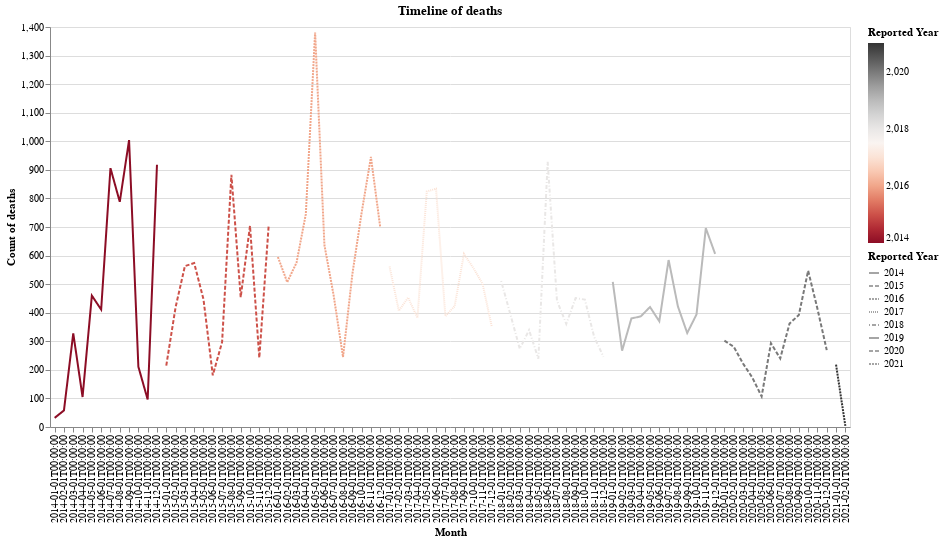

Notebook code for this chart:
### Code cell
source = tmp.to_dataframe()

chart = alt.Chart(source).mark_line().encode(
    x=alt.X('Time-Month-Year:O', axis=alt.Axis(title='Month')),
    y=alt.Y("Sum of Total Dead and Missing:Q",axis=alt.Axis(title='Count of deaths')),
    color = alt.Color('Reported Year', scale=alt.Scale(scheme = 'redgrey')),
    strokeDash='Reported Year:O'
).properties(height=400, width = 800, title="Timeline of deaths")



chart

### Figure 1 — Vega-Lite specification as saved in the notebook (floating-point values rounded to 4 significant figures)
{"config": {"view": {"continuousWidth": 400, "continuousHeight": 300}}, "data": {"name": "data-57257a40a497f380a5b9ef24b95b540c"}, "mark": "line", "encoding": {"color": {"type": "quantitative", "field": "Reported Year", "scale": {"scheme": "redgrey"}}, "strokeDash": {"type": "ordinal", "field": "Reported Year"}, "x": {"type": "ordinal", "axis": {"title": "Month"}, "field": "Time-Month-Year"}, "y": {"type": "quantitative", "axis": {"title": "Count of deaths"}, "field": "Sum of Total Dead and Missing"}}, "height": 400, "title": "Timeline of deaths", "width": 800, "$schema": "https://vega.github.io/schema/vega-lite/v4.8.1.json", "datasets": {"data-57257a40a497f380a5b9ef24b95b540c": [{"Reported Month": "Jan", "Reported Year": 2014, "Reported-Month-Year": "Jan-2014", "Sum of Total Dead and Missing": 32, "Time-Month-Year": "2014-01-01T00:00:00"}, {"Reported Month": "Feb", "Reported Year": 2014, "Reported-Month-Year": "Feb-2014", "Sum of Total Dead and Missing": 58, "Time-Month-Year": "2014-02-01T00:00:00"}, {"Reported Month": "Mar", "Reported Year": 2014, "Reported-Month-Year": "Mar-2014", "Sum of Total Dead and Missing": 328, "Time-Month-Year": "2014-03-01T00:00:00"}, {"Reported Month": "Apr", "Reported Year": 2014, "Reported-Month-Year": "Apr-2014", "Sum of Total Dead and Missing": 105, "Time-Month-Year": "2014-04-01T00:00:00"}, {"Reported Month": "May", "Reported Year": 2014, "Reported-Month-Year": "May-2014", "Sum of Total Dead and Missing": 460, "Time-Month-Year": "2014-05-01T00:00:00"}, {"Reported Month": "Jun", "Reported Year": 2014, "Reported-Month-Year": "Jun-2014", "Sum of Total Dead and Missing": 411, "Time-Month-Year": "2014-06-01T00:00:00"}, {"Reported Month": "Jul", "Reported Year": 2014, "Reported-Month-Year": "Jul-2014", "Sum of Total Dead and Missing": 906, "Time-Month-Year": "2014-07-01T00:00:00"}, {"Reported Month": "Aug", "Reported Year": 2014, "Reported-Month-Year": "Aug-2014", "Sum of Total Dead and Missing": 788, "Time-Month-Year": "2014-08-01T00:00:00"}, {"Reported Month": "Sep", "Reported Year": 2014, "Reported-Month-Year": "Sep-2014", "Sum of Total Dead and Missing": 1004, "Time-Month-Year": "2014-09-01T00:00:00"}, {"Reported Month": "Oct", "Reported Year": 2014, "Reported-Month-Year": "Oct-2014", "Sum of Total Dead and Missing": 211, "Time-Month-Year": "2014-10-01T00:00:00"}, {"Reported Month": "Nov", "Reported Year": 2014, "Reported-Month-Year": "Nov-2014", "Sum of Total Dead and Missing": 96, "Time-Month-Year": "2014-11-01T00:00:00"}, {"Reported Month": "Dec", "Reported Year": 2014, "Reported-Month-Year": "Dec-2014", "Sum of Total Dead and Missing": 918, "Time-Month-Year": "2014-12-01T00:00:00"}, {"Reported Month": "Jan", "Reported Year": 2015, "Reported-Month-Year": "Jan-2015", "Sum of Total Dead and Missing": 215, "Time-Month-Year": "2015-01-01T00:00:00"}, {"Reported Month": "Feb", "Reported Year": 2015, "Reported-Month-Year": "Feb-2015", "Sum of Total Dead and Missing": 419, "Time-Month-Year": "2015-02-01T00:00:00"}, {"Reported Month": "Mar", "Reported Year": 2015, "Reported-Month-Year": "Mar-2015", "Sum of Total Dead and Missing": 563, "Time-Month-Year": "2015-03-01T00:00:00"}, {"Reported Month": "Apr", "Reported Year": 2015, "Reported-Month-Year": "Apr-2015", "Sum of Total Dead and Missing": 574, "Time-Month-Year": "2015-04-01T00:00:00"}, {"Reported Month": "May", "Reported Year": 2015, "Reported-Month-Year": "May-2015", "Sum of Total Dead and Missing": 447, "Time-Month-Year": "2015-05-01T00:00:00"}, {"Reported Month": "Jun", "Reported Year": 2015, "Reported-Month-Year": "Jun-2015", "Sum of Total Dead and Missing": 181, "Time-Month-Year": "2015-06-01T00:00:00"}, {"Reported Month": "Jul", "Reported Year": 2015, "Reported-Month-Year": "Jul-2015", "Sum of Total Dead and Missing": 297, "Time-Month-Year": "2015-07-01T00:00:00"}, {"Reported Month": "Aug", "Reported Year": 2015, "Reported-Month-Year": "Aug-2015", "Sum of Total Dead and Missing": 883, "Time-Month-Year": "2015-08-01T00:00:00"}, {"Reported Month": "Sep", "Reported Year": 2015, "Reported-Month-Year": "Sep-2015", "Sum of Total Dead and Missing": 454, "Time-Month-Year": "2015-09-01T00:00:00"}, {"Reported Month": "Oct", "Reported Year": 2015, "Reported-Month-Year": "Oct-2015", "Sum of Total Dead and Missing": 704, "Time-Month-Year": "2015-10-01T00:00:00"}, {"Reported Month": "Nov", "Reported Year": 2015, "Reported-Month-Year": "Nov-2015", "Sum of Total Dead and Missing": 242, "Time-Month-Year": "2015-11-01T00:00:00"}, {"Reported Month": "Dec", "Reported Year": 2015, "Reported-Month-Year": "Dec-2015", "Sum of Total Dead and Missing": 702, "Time-Month-Year": "2015-12-01T00:00:00"}, {"Reported Month": "Jan", "Reported Year": 2016, "Reported-Month-Year": "Jan-2016", "Sum of Total Dead and Missing": 595, "Time-Month-Year": "2016-01-01T00:00:00"}, {"Reported Month": "Feb", "Reported Year": 2016, "Reported-Month-Year": "Feb-2016", "Sum of Total Dead and Missing": 507, "Time-Month-Year": "2016-02-01T00:00:00"}, {"Reported Month": "Mar", "Reported Year": 2016, "Reported-Month-Year": "Mar-2016", "Sum of Total Dead and Missing": 575, "Time-Month-Year": "2016-03-01T00:00:00"}, {"Reported Month": "Apr", "Reported Year": 2016, "Reported-Month-Year": "Apr-2016", "Sum of Total Dead and Missing": 745, "Time-Month-Year": "2016-04-01T00:00:00"}, {"Reported Month": "May", "Reported Year": 2016, "Reported-Month-Year": "May-2016", "Sum of Total Dead and Missing": 1381, "Time-Month-Year": "2016-05-01T00:00:00"}, {"Reported Month": "Jun", "Reported Year": 2016, "Reported-Month-Year": "Jun-2016", "Sum of Total Dead and Missing": 637, "Time-Month-Year": "2016-06-01T00:00:00"}, {"Reported Month": "Jul", "Reported Year": 2016, "Reported-Month-Year": "Jul-2016", "Sum of Total Dead and Missing": 459, "Time-Month-Year": "2016-07-01T00:00:00"}, {"Reported Month": "Aug", "Reported Year": 2016, "Reported-Month-Year": "Aug-2016", "Sum of Total Dead and Missing": 245, "Time-Month-Year": "2016-08-01T00:00:00"}, {"Reported Month": "Sep", "Reported Year": 2016, "Reported-Month-Year": "Sep-2016", "Sum of Total Dead and Missing": 534, "Time-Month-Year": "2016-09-01T00:00:00"}, {"Reported Month": "Oct", "Reported Year": 2016, "Reported-Month-Year": "Oct-2016", "Sum of Total Dead and Missing": 750, "Time-Month-Year": "2016-10-01T00:00:00"}, {"Reported Month": "Nov", "Reported Year": 2016, "Reported-Month-Year": "Nov-2016", "Sum of Total Dead and Missing": 945, "Time-Month-Year": "2016-11-01T00:00:00"}, {"Reported Month": "Dec", "Reported Year": 2016, "Reported-Month-Year": "Dec-2016", "Sum of Total Dead and Missing": 699, "Time-Month-Year": "2016-12-01T00:00:00"}, {"Reported Month": "Jan", "Reported Year": 2017, "Reported-Month-Year": "Jan-2017", "Sum of Total Dead and Missing": 562, "Time-Month-Year": "2017-01-01T00:00:00"}, {"Reported Month": "Feb", "Reported Year": 2017, "Reported-Month-Year": "Feb-2017", "Sum of Total Dead and Missing": 407, "Time-Month-Year": "2017-02-01T00:00:00"}, {"Reported Month": "Mar", "Reported Year": 2017, "Reported-Month-Year": "Mar-2017", "Sum of Total Dead and Missing": 453, "Time-Month-Year": "2017-03-01T00:00:00"}, {"Reported Month": "Apr", "Reported Year": 2017, "Reported-Month-Year": "Apr-2017", "Sum of Total Dead and Missing": 382, "Time-Month-Year": "2017-04-01T00:00:00"}, {"Reported Month": "May", "Reported Year": 2017, "Reported-Month-Year": "May-2017", "Sum of Total Dead and Missing": 824, "Time-Month-Year": "2017-05-01T00:00:00"}, {"Reported Month": "Jun", "Reported Year": 2017, "Reported-Month-Year": "Jun-2017", "Sum of Total Dead and Missing": 834, "Time-Month-Year": "2017-06-01T00:00:00"}, {"Reported Month": "Jul", "Reported Year": 2017, "Reported-Month-Year": "Jul-2017", "Sum of Total Dead and Missing": 388, "Time-Month-Year": "2017-07-01T00:00:00"}, {"Reported Month": "Aug", "Reported Year": 2017, "Reported-Month-Year": "Aug-2017", "Sum of Total Dead and Missing": 423, "Time-Month-Year": "2017-08-01T00:00:00"}, {"Reported Month": "Sep", "Reported Year": 2017, "Reported-Month-Year": "Sep-2017", "Sum of Total Dead and Missing": 606, "Time-Month-Year": "2017-09-01T00:00:00"}, {"Reported Month": "Oct", "Reported Year": 2017, "Reported-Month-Year": "Oct-2017", "Sum of Total Dead and Missing": 557, "Time-Month-Year": "2017-10-01T00:00:00"}, {"Reported Month": "Nov", "Reported Year": 2017, "Reported-Month-Year": "Nov-2017", "Sum of Total Dead and Missing": 501, "Time-Month-Year": "2017-11-01T00:00:00"}, {"Reported Month": "Dec", "Reported Year": 2017, "Reported-Month-Year": "Dec-2017", "Sum of Total Dead and Missing": 350, "Time-Month-Year": "2017-12-01T00:00:00"}, {"Reported Month": "Jan", "Reported Year": 2018, "Reported-Month-Year": "Jan-2018", "Sum of Total Dead and Missing": 511, "Time-Month-Year": "2018-01-01T00:00:00"}, {"Reported Month": "Feb", "Reported Year": 2018, "Reported-Month-Year": "Feb-2018", "Sum of Total Dead and Missing": 393, "Time-Month-Year": "2018-02-01T00:00:00"}, {"Reported Month": "Mar", "Reported Year": 2018, "Reported-Month-Year": "Mar-2018", "Sum of Total Dead and Missing": 274, "Time-Month-Year": "2018-03-01T00:00:00"}, {"Reported Month": "Apr", "Reported Year": 2018, "Reported-Month-Year": "Apr-2018", "Sum of Total Dead and Missing": 339, "Time-Month-Year": "2018-04-01T00:00:00"}, {"Reported Month": "May", "Reported Year": 2018, "Reported-Month-Year": "May-2018", "Sum of Total Dead and Missing": 239, "Time-Month-Year": "2018-05-01T00:00:00"}, {"Reported Month": "Jun", "Reported Year": 2018, "Reported-Month-Year": "Jun-2018", "Sum of Total Dead and Missing": 928, "Time-Month-Year": "2018-06-01T00:00:00"}, {"Reported Month": "Jul", "Reported Year": 2018, "Reported-Month-Year": "Jul-2018", "Sum of Total Dead and Missing": 442, "Time-Month-Year": "2018-07-01T00:00:00"}, {"Reported Month": "Aug", "Reported Year": 2018, "Reported-Month-Year": "Aug-2018", "Sum of Total Dead and Missing": 361, "Time-Month-Year": "2018-08-01T00:00:00"}, {"Reported Month": "Sep", "Reported Year": 2018, "Reported-Month-Year": "Sep-2018", "Sum of Total Dead and Missing": 451, "Time-Month-Year": "2018-09-01T00:00:00"}, {"Reported Month": "Oct", "Reported Year": 2018, "Reported-Month-Year": "Oct-2018", "Sum of Total Dead and Missing": 446, "Time-Month-Year": "2018-10-01T00:00:00"}, {"Reported Month": "Nov", "Reported Year": 2018, "Reported-Month-Year": "Nov-2018", "Sum of Total Dead and Missing": 315, "Time-Month-Year": "2018-11-01T00:00:00"}, {"Reported Month": "Dec", "Reported Year": 2018, "Reported-Month-Year": "Dec-2018", "Sum of Total Dead and Missing": 246, "Time-Month-Year": "2018-12-01T00:00:00"}, {"Reported Month": "Jan", "Reported Year": 2019, "Reported-Month-Year": "Jan-2019", "Sum of Total Dead and Missing": 508, "Time-Month-Year": "2019-01-01T00:00:00"}, {"Reported Month": "Feb", "Reported Year": 2019, "Reported-Month-Year": "Feb-2019", "Sum of Total Dead and Missing": 267, "Time-Month-Year": "2019-02-01T00:00:00"}, {"Reported Month": "Mar", "Reported Year": 2019, "Reported-Month-Year": "Mar-2019", "Sum of Total Dead and Missing": 380, "Time-Month-Year": "2019-03-01T00:00:00"}, {"Reported Month": "Apr", "Reported Year": 2019, "Reported-Month-Year": "Apr-2019", "Sum of Total Dead and Missing": 387, "Time-Month-Year": "2019-04-01T00:00:00"}, {"Reported Month": "May", "Reported Year": 2019, "Reported-Month-Year": "May-2019", "Sum of Total Dead and Missing": 420, "Time-Month-Year": "2019-05-01T00:00:00"}, {"Reported Month": "Jun", "Reported Year": 2019, "Reported-Month-Year": "Jun-2019", "Sum of Total Dead and Missing": 370, "Time-Month-Year": "2019-06-01T00:00:00"}, {"Reported Month": "Jul", "Reported Year": 2019, "Reported-Month-Year": "Jul-2019", "Sum of Total Dead and Missing": 585, "Time-Month-Year": "2019-07-01T00:00:00"}, {"Reported Month": "Aug", "Reported Year": 2019, "Reported-Month-Year": "Aug-2019", "Sum of Total Dead and Missing": 422, "Time-Month-Year": "2019-08-01T00:00:00"}, {"Reported Month": "Sep", "Reported Year": 2019, "Reported-Month-Year": "Sep-2019", "Sum of Total Dead and Missing": 329, "Time-Month-Year": "2019-09-01T00:00:00"}, {"Reported Month": "Oct", "Reported Year": 2019, "Reported-Month-Year": "Oct-2019", "Sum of Total Dead and Missing": 394, "Time-Month-Year": "2019-10-01T00:00:00"}, {"Reported Month": "Nov", "Reported Year": 2019, "Reported-Month-Year": "Nov-2019", "Sum of Total Dead and Missing": 696, "Time-Month-Year": "2019-11-01T00:00:00"}, {"Reported Month": "Dec", "Reported Year": 2019, "Reported-Month-Year": "Dec-2019", "Sum of Total Dead and Missing": 606, "Time-Month-Year": "2019-12-01T00:00:00"}, {"Reported Month": "Jan", "Reported Year": 2020, "Reported-Month-Year": "Jan-2020", "Sum of Total Dead and Missing": 302, "Time-Month-Year": "2020-01-01T00:00:00"}, {"Reported Month": "Feb", "Reported Year": 2020, "Reported-Month-Year": "Feb-2020", "Sum of Total Dead and Missing": 281, "Time-Month-Year": "2020-02-01T00:00:00"}, {"Reported Month": "Mar", "Reported Year": 2020, "Reported-Month-Year": "Mar-2020", "Sum of Total Dead and Missing": 222, "Time-Month-Year": "2020-03-01T00:00:00"}, {"Reported Month": "Apr", "Reported Year": 2020, "Reported-Month-Year": "Apr-2020", "Sum of Total Dead and Missing": 173, "Time-Month-Year": "2020-04-01T00:00:00"}, {"Reported Month": "May", "Reported Year": 2020, "Reported-Month-Year": "May-2020", "Sum of Total Dead and Missing": 107, "Time-Month-Year": "2020-05-01T00:00:00"}, {"Reported Month": "Jun", "Reported Year": 2020, "Reported-Month-Year": "Jun-2020", "Sum of Total Dead and Missing": 293, "Time-Month-Year": "2020-06-01T00:00:00"}, {"Reported Month": "Jul", "Reported Year": 2020, "Reported-Month-Year": "Jul-2020", "Sum of Total Dead and Missing": 240, "Time-Month-Year": "2020-07-01T00:00:00"}, {"Reported Month": "Aug", "Reported Year": 2020, "Reported-Month-Year": "Aug-2020", "Sum of Total Dead and Missing": 362, "Time-Month-Year": "2020-08-01T00:00:00"}, {"Reported Month": "Sep", "Reported Year": 2020, "Reported-Month-Year": "Sep-2020", "Sum of Total Dead and Missing": 392, "Time-Month-Year": "2020-09-01T00:00:00"}, {"Reported Month": "Oct", "Reported Year": 2020, "Reported-Month-Year": "Oct-2020", "Sum of Total Dead and Missing": 547, "Time-Month-Year": "2020-10-01T00:00:00"}, {"Reported Month": "Nov", "Reported Year": 2020, "Reported-Month-Year": "Nov-2020", "Sum of Total Dead and Missing": 414, "Time-Month-Year": "2020-11-01T00:00:00"}, {"Reported Month": "Dec", "Reported Year": 2020, "Reported-Month-Year": "Dec-2020", "Sum of Total Dead and Missing": 269, "Time-Month-Year": "2020-12-01T00:00:00"}, {"Reported Month": "Jan", "Reported Year": 2021, "Reported-Month-Year": "Jan-2021", "Sum of Total Dead and Missing": 218, "Time-Month-Year": "2021-01-01T00:00:00"}, {"Reported Month": "Feb", "Reported Year": 2021, "Reported-Month-Year": "Feb-2021", "Sum of Total Dead and Missing": 4, "Time-Month-Year": "2021-02-01T00:00:00"}]}}
